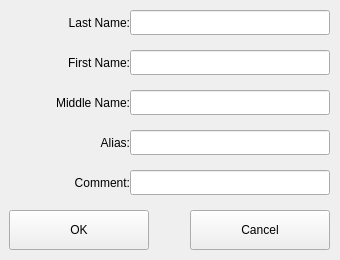
<?xml version="1.0" encoding="UTF-8"?>
<ui version="4.0">
 <class>AuthorWidget</class>
 <widget class="QWidget" name="AuthorWidget">
  <property name="geometry">
   <rect>
    <x>0</x>
    <y>0</y>
    <width>340</width>
    <height>260</height>
   </rect>
  </property>
  <property name="windowTitle">
   <string>Form</string>
  </property>
  <widget class="QLabel" name="label">
   <property name="geometry">
    <rect>
     <x>10</x>
     <y>10</y>
     <width>120</width>
     <height>25</height>
    </rect>
   </property>
   <property name="text">
    <string>Last Name:</string>
   </property>
   <property name="alignment">
    <set>Qt::AlignRight|Qt::AlignTrailing|Qt::AlignVCenter</set>
   </property>
  </widget>
  <widget class="QLineEdit" name="led_lastname">
   <property name="geometry">
    <rect>
     <x>130</x>
     <y>10</y>
     <width>200</width>
     <height>25</height>
    </rect>
   </property>
  </widget>
  <widget class="QLineEdit" name="led_firstname">
   <property name="geometry">
    <rect>
     <x>130</x>
     <y>50</y>
     <width>200</width>
     <height>25</height>
    </rect>
   </property>
  </widget>
  <widget class="QLabel" name="label_2">
   <property name="geometry">
    <rect>
     <x>10</x>
     <y>50</y>
     <width>120</width>
     <height>25</height>
    </rect>
   </property>
   <property name="text">
    <string>First Name:</string>
   </property>
   <property name="alignment">
    <set>Qt::AlignRight|Qt::AlignTrailing|Qt::AlignVCenter</set>
   </property>
  </widget>
  <widget class="QLineEdit" name="led_middlename">
   <property name="geometry">
    <rect>
     <x>130</x>
     <y>90</y>
     <width>200</width>
     <height>25</height>
    </rect>
   </property>
  </widget>
  <widget class="QLabel" name="label_3">
   <property name="geometry">
    <rect>
     <x>10</x>
     <y>90</y>
     <width>120</width>
     <height>25</height>
    </rect>
   </property>
   <property name="text">
    <string>Middle Name:</string>
   </property>
   <property name="alignment">
    <set>Qt::AlignRight|Qt::AlignTrailing|Qt::AlignVCenter</set>
   </property>
  </widget>
  <widget class="QLineEdit" name="led_alias">
   <property name="geometry">
    <rect>
     <x>130</x>
     <y>130</y>
     <width>200</width>
     <height>25</height>
    </rect>
   </property>
  </widget>
  <widget class="QLabel" name="label_4">
   <property name="geometry">
    <rect>
     <x>10</x>
     <y>130</y>
     <width>120</width>
     <height>25</height>
    </rect>
   </property>
   <property name="text">
    <string>Alias:</string>
   </property>
   <property name="alignment">
    <set>Qt::AlignRight|Qt::AlignTrailing|Qt::AlignVCenter</set>
   </property>
  </widget>
  <widget class="QLineEdit" name="led_comment">
   <property name="geometry">
    <rect>
     <x>130</x>
     <y>170</y>
     <width>200</width>
     <height>25</height>
    </rect>
   </property>
  </widget>
  <widget class="QLabel" name="label_5">
   <property name="geometry">
    <rect>
     <x>10</x>
     <y>170</y>
     <width>120</width>
     <height>25</height>
    </rect>
   </property>
   <property name="text">
    <string>Comment:</string>
   </property>
   <property name="alignment">
    <set>Qt::AlignRight|Qt::AlignTrailing|Qt::AlignVCenter</set>
   </property>
  </widget>
  <widget class="QPushButton" name="btn_ok">
   <property name="geometry">
    <rect>
     <x>9</x>
     <y>210</y>
     <width>140</width>
     <height>40</height>
    </rect>
   </property>
   <property name="text">
    <string>OK</string>
   </property>
  </widget>
  <widget class="QPushButton" name="btn_cancel">
   <property name="geometry">
    <rect>
     <x>190</x>
     <y>210</y>
     <width>140</width>
     <height>40</height>
    </rect>
   </property>
   <property name="text">
    <string>Cancel</string>
   </property>
  </widget>
 </widget>
 <resources/>
 <connections/>
</ui>
